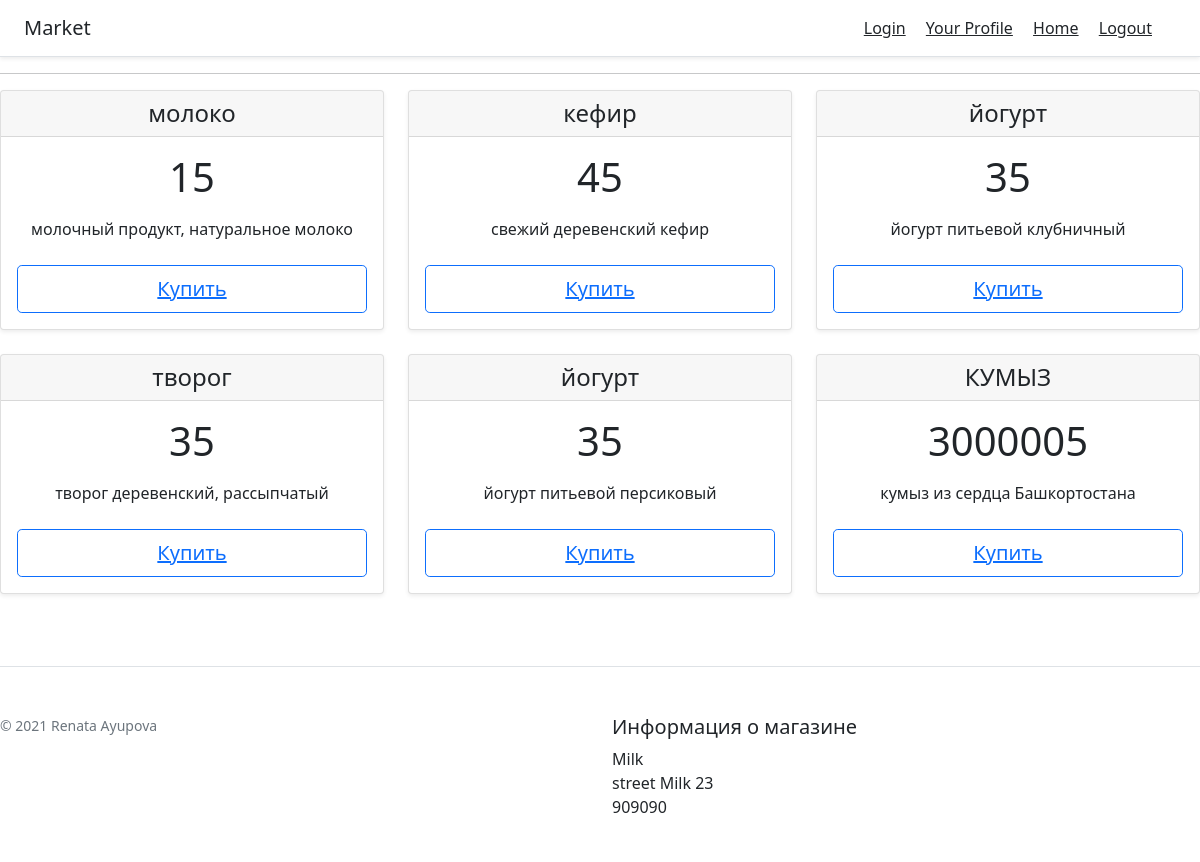
The app's page /shop/Milk (signed in) with its own data.
### app/models.py (models this page shows)
class Product(db.Model):
    id = db.Column(db.Integer, primary_key=True)
    name = db.Column(db.String(256), index = True)
    description = db.Column(db.String(64), index=True)
    price = db.Column(db.Integer, index=True)
    mount = db.Column(db.Integer, index=True)
    category = db.Column(db.String(64), index=True)
    id_market = db.Column(db.Integer, index=True)

class Market(db.Model):
    id = db.Column(db.Integer, primary_key=True)
    name = db.Column(db.String(64), index=True, unique=True)
    address = db.Column(db.String(120), )
    phone_number = db.Column(db.Integer, index=True)

### app/views.py (the view)
@app.route('/shop/<name>')
def shop(name):
    market = Market.query.filter_by(name=name).first()
    products = Product.query.filter_by(id_market=market.id).all()
    return render_template("shop.html", products=products, market=market)

### app/views.py (called while the page is built)
@lm.user_loader
def load_user(id):
    return User.query.get(int(id))

### app/templates/shop.html (shortened to what this page needs)
<!DOCTYPE html>
<html lang="en">
<head>
</head>
<body>
{% extends "base.html" %}
{% block content %}
<div class="row row-cols-1 row-cols-md-3 mb-3 text-center">
    {% for product in products %}
    <div class="col">
      <div class="card mb-4 shadow-sm">
      <div class="card-header">
        <h4 class="my-0 fw-normal">{{product.name}}</h4>
      </div>
      <div class="card-body">
        <h1 class="card-title pricing-card-title">{{product.price}}</h1>
        <ul class="list-unstyled mt-3 mb-4">
          <li>{{product.description}}</li>
        </ul>
        <button type="button" class="w-100 btn btn-lg btn-outline-primary"><a href="{{ url_for('product', id=product.id) }}">Купить</a></button>
      </div>
    </div>
    </div>
    {% endfor %}
</div>
<footer class="pt-4 my-md-5 pt-md-5 border-top">
    <div class="row">
      <div class="col-12 col-md">
        <small class="d-block mb-3 text-muted">© 2021 Renata Ayupova</small>
      </div>
      <div class="col-6 col-md">
        <h5>Информация о магазине</h5>
        <ul class="list-unstyled text-small">
          <li>{{market.name}}</li>
          <li>{{market.address}}</li>
          <li>{{market.phone_number}}</li>
        </ul>
      </div>
    </div>
  </footer>
{% endblock %}

### records on screen
Product: name "молоко", price "15", description "молочный продукт, натуральное молоко"
Product: name "кефир", price "45", description "свежий деревенский кефир"
Product: name "йогурт", price "35", description "йогурт питьевой клубничный"
Product: name "творог", price "35", description "творог деревенский, рассыпчатый"
Product: name "йогурт", price "35", description "йогурт питьевой персиковый"
Product: name "КУМЫЗ", price "3000005", description "кумыз из сердца Башкортостана"
Market: name "Milk", address "street Milk 23", phone_number "909090"
